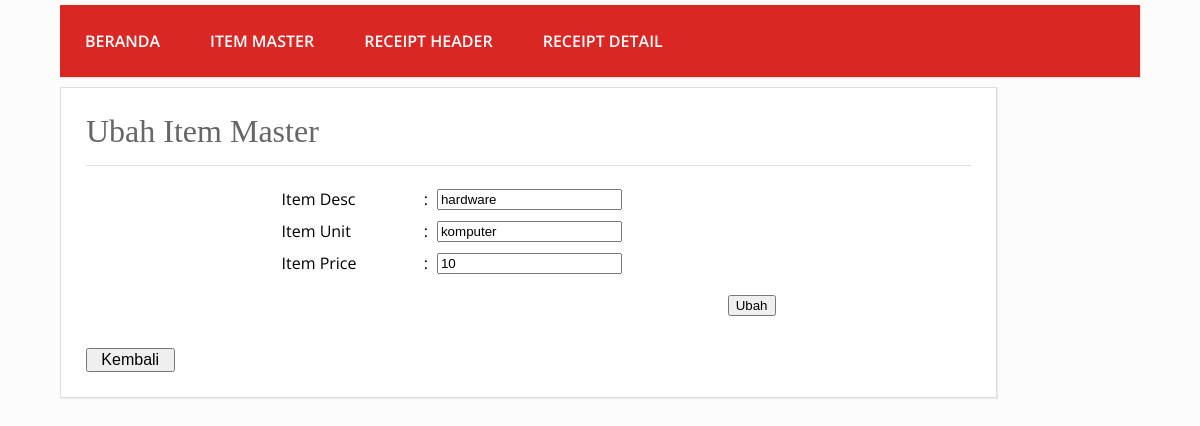
Screenshot of /item_master/edit.php?item_code=001 with the database file from the repository.
### tables this page shows
CREATE TABLE IF NOT EXISTS `tbl_item_master` (
  `item_code` varchar(50) NOT NULL,
  `item_desc` varchar(50) NOT NULL,
  `item_unit` varchar(100) NOT NULL,
  `item_price` int(11) NOT NULL,
  PRIMARY KEY (`item_code`)
);

### item_master/edit.php (the view, shortened to what this page needs)
<?php
if(isset($_GET['item_code'])){
    $item_code = $_GET['item_code'];
    $sql = "SELECT * FROM `tbl_item_master` WHERE `item_code`='$item_code'";
    $query = mysql_query($sql);
    if(mysql_num_rows($query) > 0){
        while ($row = mysql_fetch_array($query)) {
          $item_desc = $row['item_desc'];
          $item_unit = $row['item_unit'];
          $item_price = $row['item_price'];
        }
    }else{
        echo "Not Found";
        die();
    }
}else{
    die();
}
?>
<body>
  <div class="wrap">
    <nav class="menu">
      <ul>
        <li><a href="../index.php">Beranda</a></li>
        <li><a href="item_master.php">Item Master</a></li>
        <li><a href="../receipt_header/receipt_header.php">Receipt Header</a></li>
        <li><a href="../receipt_detail/receipt_detail.php">Receipt Detail</a></li>
      </ul>
    </nav>
<html>
<head>
  <link rel="stylesheet" type="text/css" href="../css/custom.css">
</head>
    <div class="blog">
      <div class="conteudo">
        <h1>Ubah Item Master</h1>
        <hr>
        <p>
            <form id="form1" name="form1" method="post" action="edit.php?item_code=<?php echo $_GET['item_code']; ?>">
            <table width="500" border="0" align="center">
              <tr>
                <td height="30">Item Desc</td>
                <td >:</td>
                <td ><input type="text" name="item_desc" id="item_desc" value="<?php echo $item_desc;?>"/></td>
              </tr>
              <tr>
                <td height="30">Item Unit</td>
                <td >:</td>
                <td ><input type="text" name="item_unit" id="item_unit" value="<?php echo $item_unit;?>"/></td>
              </tr>
              <tr>
                <td height="30">Item Price</td>
                <td >:</td>
                <td ><input type="text" name="item_price" id="item_price" value="<?php echo $item_price;?>"/></td>
              </tr>
              <tr>
                <td colspan="3" height="50" align="right">
                  <input type="submit" name="button" id="button" value="Ubah" />
                </td>
                </tr>
            </table>
            </form>
        </p>
        <a href="item_master.php" style="text-decoration: none;"><button style="width: 10%; font-size: 16px;">Kembali</button></a>
      </div>
    </div>
  </div>
</body>
</html>

### css/custom.css (style rules this page uses)
body { background: #fcfcfc; margin:0; font-family: 'Open Sans', sans-serif; }
hr { border:0; background:#dedede; height:1px; }
.wrap { width: 90%; margin:5px auto; }
nav.menu ul { overflow:hidden; color:#fcfcfc; list-style: none; float:left; padding:0; width: 100%; margin:0 0 0; background: #da2724; -webkit-box-shadow: 1px 1px 1px 0px rgba(204,204,204,0.55); -moz-box-shadow: 1px 1px 1px 0px rgba(204,204,204,0.55); box-shadow: 1px 1px 1px 0px rgba(204,204,204,0.55); }
nav.menu ul li { margin:0; float:left; }
nav.menu ul a { padding:25px; display:block; font-weight:600; font-size: 16px; color:#fff; text-transform: uppercase; transition: all 0.5s ease; text-decoration: none; }
.blog { float:left; }
.conteudo { width:885px; padding:25px; margin:10px auto; background: #fff; border:1px solid #dedede; -webkit-box-shadow: 1px 1px 1px 0px rgba(204,204,204,0.35); -moz-box-shadow: 1px 1px 1px 0px rgba(204,204,204,0.35); box-shadow: 1px 1px 1px 0px rgba(204,204,204,0.35); }
.conteudo h1 { padding:0; margin:0 0 15px; font-weight: normal; color: #666; font-family: Georgia; }

### rows the page displays
tbl_item_master: item_desc "hardware", item_unit "komputer", item_price "10"
